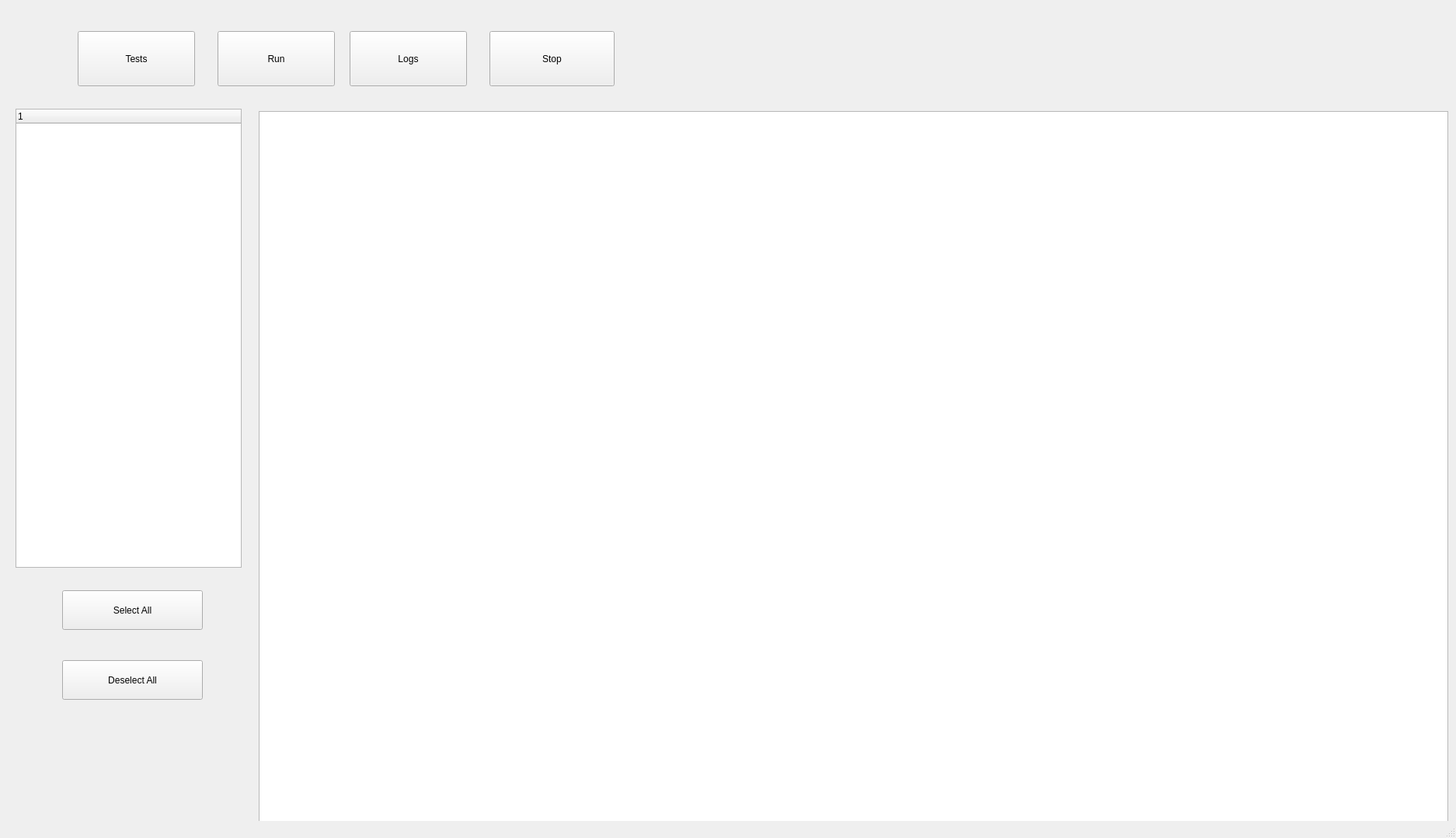
<?xml version="1.0" encoding="UTF-8"?>
<ui version="4.0">
 <class>MainWindow</class>
 <widget class="QMainWindow" name="MainWindow">
  <property name="geometry">
   <rect>
    <x>0</x>
    <y>0</y>
    <width>1874</width>
    <height>1079</height>
   </rect>
  </property>
  <property name="windowTitle">
   <string>MainWindow</string>
  </property>
  <widget class="QWidget" name="centralwidget">
   <widget class="QPushButton" name="tests_btn">
    <property name="geometry">
     <rect>
      <x>100</x>
      <y>40</y>
      <width>151</width>
      <height>71</height>
     </rect>
    </property>
    <property name="text">
     <string>Tests</string>
    </property>
   </widget>
   <widget class="QPushButton" name="run_btn">
    <property name="geometry">
     <rect>
      <x>280</x>
      <y>40</y>
      <width>151</width>
      <height>71</height>
     </rect>
    </property>
    <property name="text">
     <string>Run</string>
    </property>
   </widget>
   <widget class="QPushButton" name="logs_btn">
    <property name="geometry">
     <rect>
      <x>450</x>
      <y>40</y>
      <width>151</width>
      <height>71</height>
     </rect>
    </property>
    <property name="text">
     <string>Logs</string>
    </property>
   </widget>
   <widget class="QPushButton" name="stop_btn">
    <property name="geometry">
     <rect>
      <x>630</x>
      <y>40</y>
      <width>161</width>
      <height>71</height>
     </rect>
    </property>
    <property name="text">
     <string>Stop</string>
    </property>
    <property name="flat">
     <bool>false</bool>
    </property>
   </widget>
   <widget class="QPushButton" name="selectall_btn">
    <property name="geometry">
     <rect>
      <x>80</x>
      <y>760</y>
      <width>181</width>
      <height>51</height>
     </rect>
    </property>
    <property name="text">
     <string>Select All</string>
    </property>
   </widget>
   <widget class="QPushButton" name="deselectall_btn">
    <property name="geometry">
     <rect>
      <x>80</x>
      <y>850</y>
      <width>181</width>
      <height>51</height>
     </rect>
    </property>
    <property name="text">
     <string>Deselect All</string>
    </property>
   </widget>
   <widget class="QTreeWidget" name="log_list">
    <property name="geometry">
     <rect>
      <x>20</x>
      <y>140</y>
      <width>291</width>
      <height>591</height>
     </rect>
    </property>
    <column>
     <property name="text">
      <string notr="true">1</string>
     </property>
    </column>
   </widget>
   <widget class="QTextEdit" name="text_box">
    <property name="geometry">
     <rect>
      <x>333</x>
      <y>143</y>
      <width>1531</width>
      <height>981</height>
     </rect>
    </property>
   </widget>
  </widget>
  <widget class="QMenuBar" name="menubar">
   <property name="geometry">
    <rect>
     <x>0</x>
     <y>0</y>
     <width>1874</width>
     <height>20</height>
    </rect>
   </property>
  </widget>
  <widget class="QStatusBar" name="statusbar"/>
 </widget>
 <resources/>
 <connections/>
</ui>
